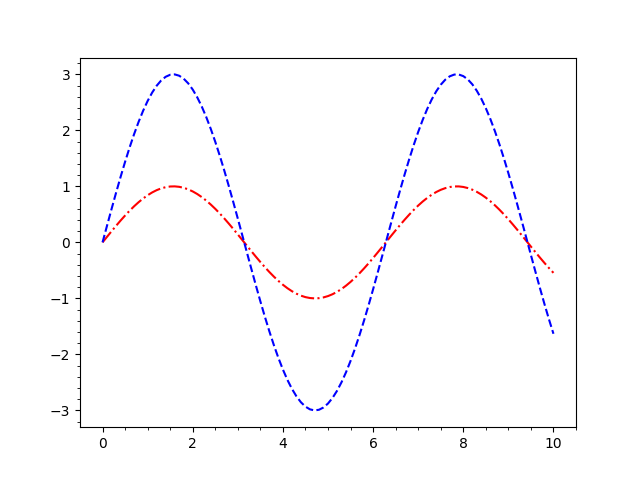

Python code for this plot:
import matplotlib.pyplot as plt
from math import sin

# liste med x-verdier
xs = [n / 10 for n in range(101)]
# 2 ulike lister med y-verdier
ys_1 = [sin(x) for x in xs]
ys_2 = [3 * sin(x) for x in xs]

plt.plot(xs, ys_1, "-.r")
plt.plot(xs, ys_2, "--b")

# Legge undermerker til x og y-aksen.
# https://matplotlib.org/stable/api/_as_gen/matplotlib.pyplot.minorticks_on.html
plt.minorticks_on()


# savefig lagrer filene
plt.savefig("uke_12_oppg_2.png")


# interaktivt vindu
plt.show()
